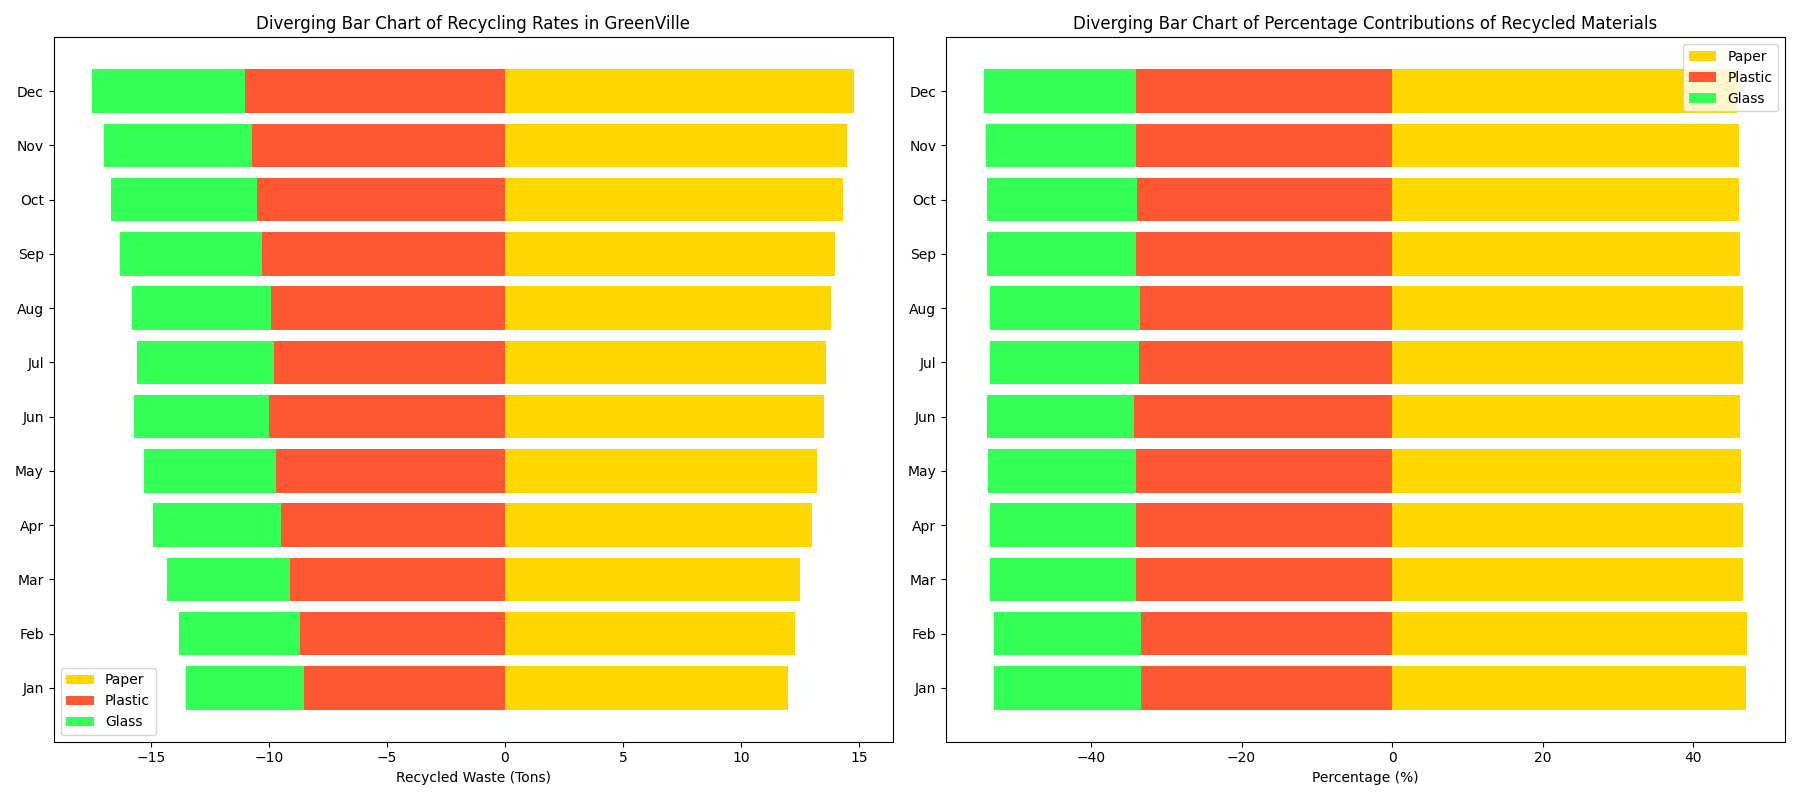

Write the Python code that produced this figure.
import matplotlib.pyplot as plt
import numpy as np

months = ["Jan", "Feb", "Mar", "Apr", "May", "Jun", "Jul", "Aug", "Sep", "Oct", "Nov", "Dec"]

plastic_recycling = np.array([8.5, 8.7, 9.1, 9.5, 9.7, 10.0, 9.8, 9.9, 10.3, 10.5, 10.7, 11.0])
glass_recycling = np.array([5.0, 5.1, 5.2, 5.4, 5.6, 5.7, 5.8, 5.9, 6.0, 6.2, 6.3, 6.5])
paper_recycling = np.array([12.0, 12.3, 12.5, 13.0, 13.2, 13.5, 13.6, 13.8, 14.0, 14.3, 14.5, 14.8])

fig, ax = plt.subplots(nrows=1, ncols=2, figsize=(18, 8))
x_indexes = np.arange(len(months))

ax[0].barh(x_indexes, paper_recycling, color='#FFD700', label='Paper')
ax[0].barh(x_indexes, -plastic_recycling, color='#FF5733', label='Plastic')
ax[0].barh(x_indexes, -glass_recycling, color='#33FF57', label='Glass', left=-plastic_recycling)

ax[0].set_yticks(x_indexes)
ax[0].set_yticklabels(months)
ax[0].set_xlabel('Recycled Waste (Tons)')
ax[0].set_title('Diverging Bar Chart of Recycling Rates in GreenVille')
ax[0].legend()

total_recycling = plastic_recycling + glass_recycling + paper_recycling
plastic_percentage = (plastic_recycling / total_recycling) * 100
glass_percentage = (glass_recycling / total_recycling) * 100
paper_percentage = (paper_recycling / total_recycling) * 100

ax[1].barh(x_indexes, paper_percentage, color='#FFD700', label='Paper')
ax[1].barh(x_indexes, -plastic_percentage, color='#FF5733', label='Plastic')
ax[1].barh(x_indexes, -glass_percentage, color='#33FF57', label='Glass', left=-plastic_percentage)

ax[1].set_yticks(x_indexes)
ax[1].set_yticklabels(months)
ax[1].set_xlabel('Percentage (%)')
ax[1].set_title('Diverging Bar Chart of Percentage Contributions of Recycled Materials')
ax[1].legend()

plt.tight_layout()
plt.show()
